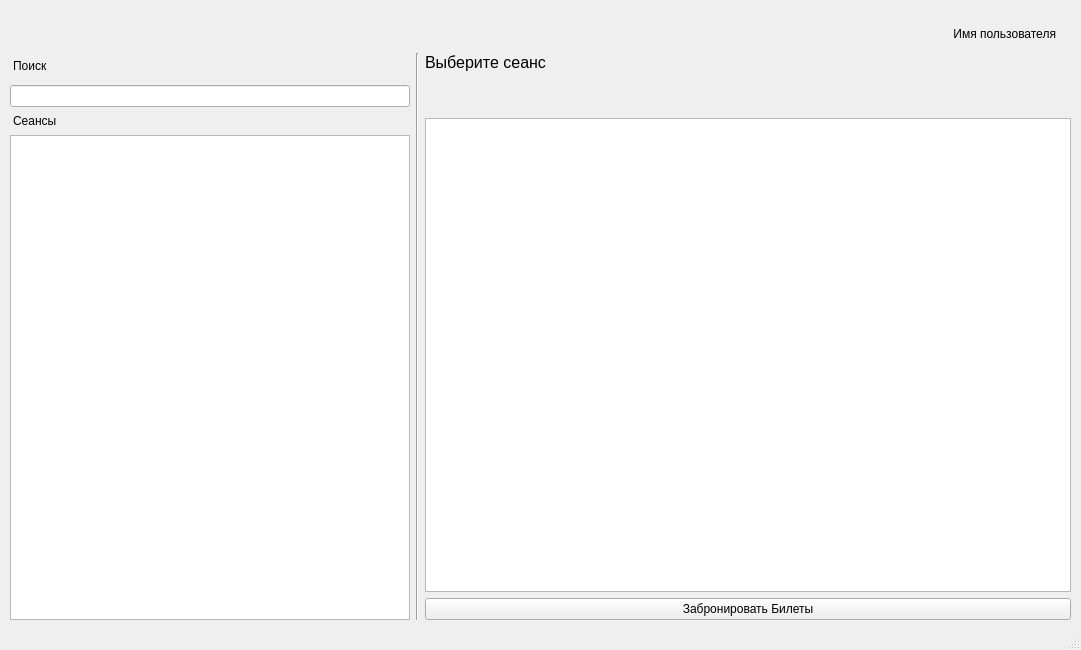
<?xml version="1.0" encoding="UTF-8"?>
<ui version="4.0">
 <class>MainWindow</class>
 <widget class="QMainWindow" name="MainWindow">
  <property name="geometry">
   <rect>
    <x>0</x>
    <y>0</y>
    <width>1081</width>
    <height>650</height>
   </rect>
  </property>
  <property name="windowTitle">
   <string>Билетная система</string>
  </property>
  <widget class="QWidget" name="centralwidget">
   <widget class="QWidget" name="gridLayoutWidget">
    <property name="geometry">
     <rect>
      <x>10</x>
      <y>20</y>
      <width>1061</width>
      <height>600</height>
     </rect>
    </property>
    <layout class="QGridLayout" name="gridLayout">
     <item row="0" column="2">
      <widget class="QLabel" name="user_name">
       <property name="maximumSize">
        <size>
         <width>16777215</width>
         <height>27</height>
        </size>
       </property>
       <property name="font">
        <font>
         <family>Nirmala UI</family>
         <pointsize>9</pointsize>
         <weight>50</weight>
         <bold>false</bold>
        </font>
       </property>
       <property name="cursor">
        <cursorShape>ArrowCursor</cursorShape>
       </property>
       <property name="text">
        <string>Имя пользователя</string>
       </property>
       <property name="alignment">
        <set>Qt::AlignRight|Qt::AlignTrailing|Qt::AlignVCenter</set>
       </property>
       <property name="indent">
        <number>15</number>
       </property>
      </widget>
     </item>
     <item row="1" column="2" rowspan="7">
      <layout class="QVBoxLayout" name="verticalLayout">
       <item>
        <widget class="QLabel" name="session_name">
         <property name="font">
          <font>
           <family>Nirmala UI</family>
           <pointsize>12</pointsize>
          </font>
         </property>
         <property name="text">
          <string>Выберите сеанс</string>
         </property>
        </widget>
       </item>
       <item>
        <widget class="QLabel" name="time">
         <property name="text">
          <string/>
         </property>
        </widget>
       </item>
       <item>
        <widget class="QLabel" name="picture">
         <property name="text">
          <string/>
         </property>
        </widget>
       </item>
       <item>
        <widget class="QTextBrowser" name="about">
         <property name="maximumSize">
          <size>
           <width>16777215</width>
           <height>16777215</height>
          </size>
         </property>
        </widget>
       </item>
       <item>
        <widget class="QPushButton" name="order_btn">
         <property name="text">
          <string>Забронировать Билеты</string>
         </property>
        </widget>
       </item>
      </layout>
     </item>
     <item row="2" column="0">
      <widget class="QLineEdit" name="search_l">
       <property name="maximumSize">
        <size>
         <width>400</width>
         <height>16777215</height>
        </size>
       </property>
      </widget>
     </item>
     <item row="1" column="0">
      <widget class="QLabel" name="label">
       <property name="maximumSize">
        <size>
         <width>16777215</width>
         <height>26</height>
        </size>
       </property>
       <property name="text">
        <string>Поиск</string>
       </property>
       <property name="indent">
        <number>3</number>
       </property>
      </widget>
     </item>
     <item row="3" column="0">
      <widget class="QLabel" name="label_2">
       <property name="maximumSize">
        <size>
         <width>400</width>
         <height>16</height>
        </size>
       </property>
       <property name="text">
        <string>Сеансы</string>
       </property>
       <property name="indent">
        <number>3</number>
       </property>
      </widget>
     </item>
     <item row="4" column="0" rowspan="4">
      <widget class="QListWidget" name="list_of_sessions">
       <property name="minimumSize">
        <size>
         <width>20</width>
         <height>450</height>
        </size>
       </property>
       <property name="maximumSize">
        <size>
         <width>400</width>
         <height>16777215</height>
        </size>
       </property>
      </widget>
     </item>
     <item row="1" column="1" rowspan="7">
      <widget class="Line" name="line">
       <property name="orientation">
        <enum>Qt::Vertical</enum>
       </property>
      </widget>
     </item>
    </layout>
   </widget>
  </widget>
  <widget class="QStatusBar" name="statusbar"/>
  <action name="action">
   <property name="checkable">
    <bool>false</bool>
   </property>
   <property name="text">
    <string>О программе</string>
   </property>
  </action>
 </widget>
 <resources/>
 <connections/>
</ui>
